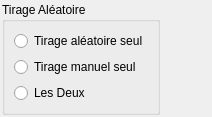
          <widget class="QWidget" name="tabConfig">
           <attribute name="title">
            <string>Configuration</string>
           </attribute>
           <layout class="QHBoxLayout" name="horizontalLayout_3">
            <property name="sizeConstraint">
             <enum>QLayout::SetNoConstraint</enum>
            </property>
            <property name="leftMargin">
             <number>2</number>
            </property>
            <property name="topMargin">
             <number>2</number>
            </property>
            <property name="rightMargin">
             <number>2</number>
            </property>
            <property name="bottomMargin">
             <number>2</number>
            </property>
            <item>
             <widget class="QGroupBox" name="selectTypeDraw">
              <property name="sizePolicy">
               <sizepolicy hsizetype="Maximum" vsizetype="Maximum">
                <horstretch>0</horstretch>
                <verstretch>0</verstretch>
               </sizepolicy>
              </property>
              <property name="title">
               <string>Tirage Aléatoire</string>
              </property>
              <layout class="QVBoxLayout" name="verticalLayout_5">
               <item>
                <widget class="QRadioButton" name="radioBtnPureRandom">
                 <property name="text">
                  <string>Tirage aléatoire seul</string>
                 </property>
                </widget>
               </item>
               <item>
                <widget class="QRadioButton" name="radioBtnPureManual">
                 <property name="text">
                  <string>Tirage manuel seul</string>
                 </property>
                </widget>
               </item>
               <item>
                <widget class="QRadioButton" name="radioBtnBoth">
                 <property name="text">
                  <string>Les Deux</string>
                 </property>
                </widget>
               </item>
              </layout>
             </widget>
            </item>
            <item>
             <spacer name="horizontalSpacer_5">
              <property name="orientation">
               <enum>Qt::Horizontal</enum>
              </property>
              <property name="sizeType">
               <enum>QSizePolicy::Expanding</enum>
              </property>
              <property name="sizeHint" stdset="0">
               <size>
                <width>50</width>
                <height>20</height>
               </size>
              </property>
             </spacer>
            </item>
           </layout>
          </widget>
